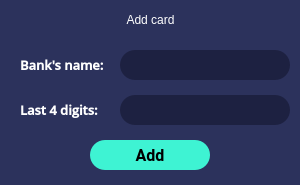
    <widget class="QWidget" name="profil_9" native="true">
     <property name="geometry">
      <rect>
       <x>360</x>
       <y>130</y>
       <width>300</width>
       <height>185</height>
      </rect>
     </property>
     <property name="minimumSize">
      <size>
       <width>0</width>
       <height>0</height>
      </size>
     </property>
     <property name="maximumSize">
      <size>
       <width>1000</width>
       <height>1000</height>
      </size>
     </property>
     <property name="styleSheet">
      <string notr="true">background-color: #2c325c;
border-radius:10px;</string>
     </property>
     <widget class="QLabel" name="label_3">
      <property name="geometry">
       <rect>
        <x>0</x>
        <y>10</y>
        <width>301</width>
        <height>20</height>
       </rect>
      </property>
      <property name="styleSheet">
       <string notr="true">color: #fff;
font: 57 11pt &quot;Roboto Medium&quot;;
background-color: none;</string>
      </property>
      <property name="text">
       <string>&lt;html&gt;&lt;head/&gt;&lt;body&gt;&lt;p align=&quot;center&quot;&gt;Add card&lt;/p&gt;&lt;/body&gt;&lt;/html&gt;</string>
      </property>
     </widget>
     <widget class="QPushButton" name="add_card">
      <property name="geometry">
       <rect>
        <x>90</x>
        <y>140</y>
        <width>120</width>
        <height>30</height>
       </rect>
      </property>
      <property name="minimumSize">
       <size>
        <width>0</width>
        <height>30</height>
       </size>
      </property>
      <property name="maximumSize">
       <size>
        <width>280</width>
        <height>40</height>
       </size>
      </property>
      <property name="font">
       <font>
        <family>Roboto</family>
        <pointsize>12</pointsize>
        <weight>75</weight>
        <bold>true</bold>
       </font>
      </property>
      <property name="styleSheet">
       <string notr="true">background-color: #3ef3d3;
border-radius: 15px;
color: #000;</string>
      </property>
      <property name="text">
       <string>Add</string>
      </property>
      <attribute name="buttonGroup">
       <string notr="true">card_buttons</string>
      </attribute>
     </widget>
     <widget class="QWidget" name="payment_prise_2" native="true">
      <property name="geometry">
       <rect>
        <x>10</x>
        <y>45</y>
        <width>280</width>
        <height>40</height>
       </rect>
      </property>
      <property name="minimumSize">
       <size>
        <width>280</width>
        <height>40</height>
       </size>
      </property>
      <property name="maximumSize">
       <size>
        <width>280</width>
        <height>40</height>
       </size>
      </property>
      <property name="styleSheet">
       <string notr="true">border: none;</string>
      </property>
      <widget class="QLabel" name="prisepyment_6">
       <property name="geometry">
        <rect>
         <x>10</x>
         <y>5</y>
         <width>91</width>
         <height>30</height>
        </rect>
       </property>
       <property name="minimumSize">
        <size>
         <width>0</width>
         <height>30</height>
        </size>
       </property>
       <property name="maximumSize">
        <size>
         <width>16777215</width>
         <height>30</height>
        </size>
       </property>
       <property name="font">
        <font>
         <family>Open Sans SemiBold</family>
         <pointsize>10</pointsize>
         <weight>75</weight>
         <bold>true</bold>
        </font>
       </property>
       <property name="styleSheet">
        <string notr="true">color: #ffffff;
border: 0;
background-color: 0;</string>
       </property>
       <property name="text">
        <string>Bank's name:</string>
       </property>
      </widget>
      <widget class="QLineEdit" name="bank_name">
       <property name="geometry">
        <rect>
         <x>110</x>
         <y>5</y>
         <width>170</width>
         <height>30</height>
        </rect>
       </property>
       <property name="minimumSize">
        <size>
         <width>170</width>
         <height>30</height>
        </size>
       </property>
       <property name="maximumSize">
        <size>
         <width>170</width>
         <height>30</height>
        </size>
       </property>
       <property name="font">
        <font>
         <family>Roboto Medium</family>
         <pointsize>10</pointsize>
         <weight>50</weight>
         <bold>false</bold>
        </font>
       </property>
       <property name="toolTip">
        <string>&lt;html&gt;&lt;head/&gt;&lt;body&gt;&lt;p align=&quot;center&quot;&gt;&lt;br/&gt;&lt;/p&gt;&lt;/body&gt;&lt;/html&gt;</string>
       </property>
       <property name="styleSheet">
        <string notr="true">background-color: #1d2141;
color: #3ef3d3;
border-radius: 15px;
padding: 0 0 0 15px;
</string>
       </property>
       <property name="text">
        <string/>
       </property>
      </widget>
     </widget>
     <widget class="QWidget" name="payment_prise_4" native="true">
      <property name="geometry">
       <rect>
        <x>10</x>
        <y>90</y>
        <width>280</width>
        <height>40</height>
       </rect>
      </property>
      <property name="minimumSize">
       <size>
        <width>280</width>
        <height>40</height>
       </size>
      </property>
      <property name="maximumSize">
       <size>
        <width>280</width>
        <height>40</height>
       </size>
      </property>
      <property name="styleSheet">
       <string notr="true">border: none;</string>
      </property>
      <widget class="QLabel" name="prisepyment_10">
       <property name="geometry">
        <rect>
         <x>10</x>
         <y>5</y>
         <width>91</width>
         <height>30</height>
        </rect>
       </property>
       <property name="minimumSize">
        <size>
         <width>0</width>
         <height>30</height>
        </size>
       </property>
       <property name="maximumSize">
        <size>
         <width>16777215</width>
         <height>30</height>
        </size>
       </property>
       <property name="font">
        <font>
         <family>Open Sans SemiBold</family>
         <pointsize>10</pointsize>
         <weight>75</weight>
         <bold>true</bold>
        </font>
       </property>
       <property name="styleSheet">
        <string notr="true">color: #ffffff;
border: 0;
background-color: 0;</string>
       </property>
       <property name="text">
        <string>Last 4 digits:</string>
       </property>
      </widget>
      <widget class="QLineEdit" name="digits">
       <property name="geometry">
        <rect>
         <x>110</x>
         <y>5</y>
         <width>170</width>
         <height>30</height>
        </rect>
       </property>
       <property name="minimumSize">
        <size>
         <width>170</width>
         <height>30</height>
        </size>
       </property>
       <property name="maximumSize">
        <size>
         <width>170</width>
         <height>30</height>
        </size>
       </property>
       <property name="font">
        <font>
         <family>Roboto Medium</family>
         <pointsize>10</pointsize>
         <weight>50</weight>
         <bold>false</bold>
        </font>
       </property>
       <property name="toolTip">
        <string>&lt;html&gt;&lt;head/&gt;&lt;body&gt;&lt;p align=&quot;center&quot;&gt;&lt;br/&gt;&lt;/p&gt;&lt;/body&gt;&lt;/html&gt;</string>
       </property>
       <property name="styleSheet">
        <string notr="true">background-color: #1d2141;
color: #3ef3d3;
border-radius: 15px;
padding: 0 0 0 15px;
</string>
       </property>
       <property name="text">
        <string/>
       </property>
      </widget>
     </widget>
    </widget>
